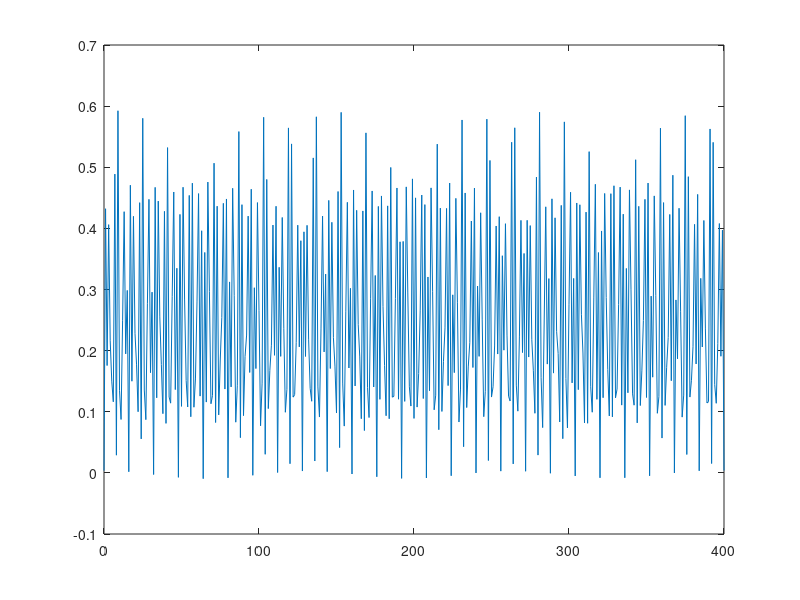

Recreate this plot in MATLAB.
% clear;
clc;
format long
tic;

%% paramter
myseed = 1;
rng(myseed)

L = 6;
num_T = 200;
T = 0:2*num_T;
nT = 2*num_T+1;
dt = 1;
len = 2^L;
g = 1;
J = -1;
g0 = 0.1;

sigmaz = [1;-1];
sigmax = [0 1;1 0];
I2 = eye(2);
II2 = ones(2);

%% construction of Hamiltonian and observable
Hxx = zeros(len);
for i = 1:L-1
    Hxx_temp = eye(2^(i-1));
    Hxx_temp = kron(Hxx_temp, sigmax);
    Hxx_temp = kron(Hxx_temp, sigmax);
    Hxx_temp = kron(Hxx_temp, eye(2^(L-i-1)));
    Hxx = Hxx + Hxx_temp;
end
% PBC
Hxx_temp = sigmax;
Hxx_temp = kron(Hxx_temp, eye(2^(L-2)));
Hxx_temp = kron(Hxx_temp, sigmax);
Hxx = Hxx + Hxx_temp;

Hz = zeros(len,1);
matrix_sx = cell(L,1);
for i = 1:L
    Hz_temp = ones(2^(i-1),1);
    Hz_temp = kron(Hz_temp,sigmaz);
    Hz_temp = kron(Hz_temp,ones(2^(L-i),1));
    Hz = Hz + Hz_temp;

    sx_temp = eye(2^(i-1));
    sx_temp = kron(sx_temp,sigmax);
    sx_temp = kron(sx_temp,eye(2^(L-i)));
    matrix_sx{i} = sx_temp;
end

%% time evolution

[V0,D0] = eig(J*Hxx+g0*diag(Hz));
phi0 = V0(:,1);
e_GS = D0(1,1);

phi = phi0;
phit_store = zeros(len,nT);
phit_store(:,1) = phi0;

H1 = J*Hxx+g*diag(Hz);
[V1,D1] = eig(H1);
e1 = diag(D1);
[V2,D2] = eig(J*Hxx-g*diag(Hz));
e2 = diag(D2);

trans1 = exp(-1i*e1*dt);
trans2 = exp(-1i*e2*dt);

for i = 1:num_T
    % Hxx+Hz
    temp = V1'*phi;
    temp = temp.*trans1;
    phi = V1*temp;
    phit_store(:,2*i) = phi;

    % Hxx-Hz
    temp = V2'*phi;
    temp = temp.*trans2;
    phi = V2*temp;
    phit_store(:,2*i+1) = phi;
end

%% calculate observable

Msz1sz2 = kron(sigmaz,sigmaz);
Msz1sz2 = kron(Msz1sz2,ones(2^(L-2),1));
sz1sz2 = sum(conj(phit_store).*(Msz1sz2.*phit_store));

% sx = zeros(L,nT);
% for i = 1:L
%     sx(i,:) = sum(conj(phit_store).*(matrix_sx{i}*phit_store));
% end
% sx_mean = sum(sx)/L;

figure;
set(gcf, 'position', [250 70 1400 900]);
% subplot(2,1,1)
plot(T,sz1sz2);
% subplot(2,1,2)
% plot(T,sx_mean);

toc;
